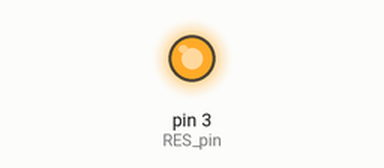
Recording of a sketch running on a simulated Arduino Uno, built for the host (arithmetic inside an expression is 32-bit, double 64-bit). Shown: output pins drawn as LEDs (lit = HIGH). Pins used as bus, display or sensor lines are not drawn.

Above: at 0.1 s.
Timing chart, 0 to 1.6 s (numbered marks = the images above):
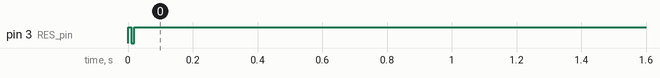

The sketch:

3.5TFT_SPI_PortM_BitBang.ino
```cpp
// Seeeduino set for 3.3V mode

#define SCK_pin  7
#define MOSI_pin  6
#define MISO_pin  5
#define CS_pin  4
#define RES_pin  3

//-----------------------------------------------------------------------------------------------3Wire-SPI-BIT_BANGING_COMMAND_SLOW
void SPI_WriteComm(unsigned char c)
{
  unsigned char i;
  unsigned char mask = 0x80;

  //9th bit in 3 Wire.  Specifying command
  digitalWrite(CS_pin, LOW);
  digitalWrite(SCK_pin, LOW);
  digitalWrite(MOSI_pin, LOW);
  digitalWrite(SCK_pin, HIGH);

  //Bit banging instead of HW SPI
  for(i=0;i<8;i++)
  {
    //Data is clocked in on rising edge.  So set low
     digitalWrite(SCK_pin, LOW);

     //Checking for zero or 1 in 2Byte data for frame memory
     if((c & mask) >> 7 == 1) //Masking the bits to check for 1 or 0
     {
        digitalWrite(MOSI_pin, HIGH);
     }
     else
     {
        digitalWrite(MOSI_pin, LOW);
     }
     //clocking in the bit
     digitalWrite(SCK_pin, HIGH);
     //shifting the bits.  can only check one bit at a time adn shifting it over is neccesary to check the next bit
     c = c << 1;
  }
  //digitalWrite(CS_pin, HIGH);
}

//--------------------------------------------------------------------------------------------3-WIRE-SPI_BIT-BANGING_DATA_FAST
void SPI_WriteData(unsigned char d)
{
  //masks everything except for MSB
  //MSB goes first
  unsigned char i;
  unsigned char mask = 0x80;

  //Pushing 9th bit - DATA
  //Data is pushed when Clk is high
  digitalWrite(CS_pin, LOW);
  digitalWrite(SCK_pin, LOW);
  digitalWrite(MOSI_pin, HIGH);
  digitalWrite(SCK_pin, HIGH);

  //Mask bit and then check if it's one or zero.
  //Then we will make it one or zero
  for(i=0;i<8;i++)
  {
     digitalWrite(SCK_pin, LOW);
     if((d & mask) >> 7 == 1)
     {
        digitalWrite(MOSI_pin, HIGH);
     }
     else
     {
        digitalWrite(MOSI_pin, LOW);
     }
     //Shift hex values by 1 to compare next bit
     digitalWrite(SCK_pin, HIGH);
     d = d << 1;
  }
  //digitalWrite(CS_pin, HIGH);
}

//-----------------------------------------------------------DATA-SPI_BIT_BANG_FAST-PORT_MANIPULATION
void SPI_WriteDataFast(unsigned char d)
{
  unsigned char i;
  unsigned char mask = 0x80;

  PORTD &= ~0x10;
  PORTD &= ~0x80;
  PORTD |= 0x40;
  PORTD |= 0x80;
  for(i=0;i<8;i++)
  {
     PORTD &= ~0x80;
     if((d & mask) >> 7 == 1)
     {
        PORTD |= 0x40;
     }
     else
     {
        PORTD &= ~0x40;
     }
     PORTD |= 0x80;
     d = d << 1;
  }
  PORTD |= 0x10;
}

//----------------------------------------------------------------------------DISPLAY_FUNCTION_SLOW
void disp()
{
  unsigned int i;
  SPI_WriteComm(0x2C);         //command to begin writing to frame memory
  for(i=0;i<38400;i++)         //fill screen with red pixels
  {
      SPI_WriteData(0xF8);
      SPI_WriteData(0x00);
      SPI_WriteData(0xF8);
      SPI_WriteData(0x00);
  }
  for(i=0;i<38400;i++)         //fill screen with green pixels
  {
      SPI_WriteData(0x07);
      SPI_WriteData(0xE0);
      SPI_WriteData(0x07);
      SPI_WriteData(0xE0);
  }
  for(i=0;i<38400;i++)         //fill screen with blue pixels
  {
      SPI_WriteData(0x00);
      SPI_WriteData(0x1F);
      SPI_WriteData(0x00);
      SPI_WriteData(0x1F);
  }
}

//-------------------------------------------------------------------------DISPLAY_FUNCTION_FAST
void dispFast()
{
  unsigned int i;
  SPI_WriteComm(0x2C);         //command to begin writing to frame memory
  for(i=0;i<38400;i++)         //fill screen with red pixels
  {
      SPI_WriteDataFast(0xF8);
      SPI_WriteDataFast(0x00);
      SPI_WriteDataFast(0xF8);
      SPI_WriteDataFast(0x00);
  }
  for(i=0;i<38400;i++)         //fill screen with green pixels
  {
      SPI_WriteDataFast(0x07);
      SPI_WriteDataFast(0xE0);
      SPI_WriteDataFast(0x07);
      SPI_WriteDataFast(0xE0);
  }
  for(i=0;i<38400;i++)         //fill screen with blue pixels
  {
      SPI_WriteDataFast(0x00);
      SPI_WriteDataFast(0x1F);
      SPI_WriteDataFast(0x00);
      SPI_WriteDataFast(0x1F);
  }
}


//----------------------------------------------------------------------------FACTORY_INITIALIZATION
void initFactory()
{
  digitalWrite(RES_pin, LOW);
  delay(10);
  digitalWrite(RES_pin, HIGH);
  delay(150);

   SPI_WriteComm(0xCF);
   SPI_WriteData(0x00);
   SPI_WriteData(0x83);
   SPI_WriteData(0x30);

   SPI_WriteComm(0xED);
   SPI_WriteData(0x64);
   SPI_WriteData(0x03);
   SPI_WriteData(0x12);
   SPI_WriteData(0x81);

   SPI_WriteComm(0xE8);
   SPI_WriteData(0x85);
   SPI_WriteData(0x01);
   SPI_WriteData(0x79);

   SPI_WriteComm(0xCB);
   SPI_WriteData(0x39);
   SPI_WriteData(0x2C);
   SPI_WriteData(0x00);
   SPI_WriteData(0x34);
   SPI_WriteData(0x06);

   SPI_WriteComm(0xF7);
   SPI_WriteData(0x20);

   SPI_WriteComm(0xEA);
   SPI_WriteData(0x00);
   SPI_WriteData(0x00);

    SPI_WriteComm(0xC0);
    SPI_WriteData(0x21);

    SPI_WriteComm(0xC1);
    SPI_WriteData(0x10);

   SPI_WriteComm(0xC5);
   SPI_WriteData(0x1F);
   SPI_WriteData(0x27);  //0X3C

    SPI_WriteComm(0xC7);      //Command  "3 Gamma Function"
    SPI_WriteData(0xBF);
    SPI_WriteComm(0x36);
    SPI_WriteData(0x80);

   SPI_WriteComm(0xB1);
   SPI_WriteData(0x00);
   SPI_WriteData(0x1b);

   SPI_WriteComm(0xB6);
   SPI_WriteData(0x0A);
   SPI_WriteData(0xA2);

    SPI_WriteComm(0xF2);
    SPI_WriteData(0x00);

    SPI_WriteComm(0xE0);
    SPI_WriteData(0x0F);
    SPI_WriteData(0x26);
    SPI_WriteData(0x22);
    SPI_WriteData(0x0A);
    SPI_WriteData(0x0B);
    SPI_WriteData(0x05);
    SPI_WriteData(0x4F);
    SPI_WriteData(0xC6);
    SPI_WriteData(0x3D);
    SPI_WriteData(0x05);
    SPI_WriteData(0x0D);
    SPI_WriteData(0x00);
    SPI_WriteData(0x13);
    SPI_WriteData(0x0D);
    SPI_WriteData(0x00);


    SPI_WriteComm(0xE1);
    SPI_WriteData(0x00);
    SPI_WriteData(0x1B);
    SPI_WriteData(0x1F);
    SPI_WriteData(0x02);
    SPI_WriteData(0x0E);
    SPI_WriteData(0x02);
    SPI_WriteData(0x38);
    SPI_WriteData(0x33);
    SPI_WriteData(0x51);
    SPI_WriteData(0x06);
    SPI_WriteData(0x14);
    SPI_WriteData(0x0B);
    SPI_WriteData(0x36);
    SPI_WriteData(0x38);
    SPI_WriteData(0x3F);

   SPI_WriteComm(0xB0);      //Command  "Set Gamma Negative"
   SPI_WriteData(0xE0);     //Parameter '0x00"

   SPI_WriteComm(0x3A);      //Command  "Pixel Format Set"
   SPI_WriteData(0x66);     //Parameter '0x55" 16Bit per pixel//66,18bit

   SPI_WriteComm(0x11);   //sleep OUT
   delay(120);

  SPI_WriteComm(0x2A);
  SPI_WriteData(0x00);                  //column address set
  SPI_WriteData(0x00);                  //start 0x0000
  SPI_WriteData(0x00);
  SPI_WriteData(0xEF);                  //end 0x00EF

  SPI_WriteComm(0x2B);
  SPI_WriteData(0x00);                  //page address set
  SPI_WriteData(0x00);                  //start 0x0000
  SPI_WriteData(0x01);
  SPI_WriteData(0x3F);                  //end 0x003F

  SPI_WriteComm(0x29);      //Command  "Display ON"
}


//Mikes_initialization------------------------------
void initML()
{
  digitalWrite(RES_pin, LOW);
  delay(10);
  digitalWrite(RES_pin, HIGH);
  delay(150);

  SPI_WriteComm(0x28);  //display off
  SPI_WriteComm(0x11);  //exit SLEEP mode

  delay(120);

  SPI_WriteComm(0xCF);  //power control B
  SPI_WriteData(0x00);
  SPI_WriteData(0x83);
  SPI_WriteData(0x30);

  SPI_WriteComm(0xED);
  SPI_WriteData(0x64);
  SPI_WriteData(0x03);
  SPI_WriteData(0x12);
  SPI_WriteData(0x81);

  SPI_WriteComm(0xE8);
  SPI_WriteData(0x85);
  SPI_WriteData(0x01);
  SPI_WriteData(0x79);

  SPI_WriteComm(0xCB);  //power control A
  SPI_WriteData(0x39);
  SPI_WriteData(0x2C);
  SPI_WriteData(0x00);
  SPI_WriteData(0x34);
  SPI_WriteData(0x06);

  SPI_WriteComm(0xF7);
  SPI_WriteData(0x20);

  SPI_WriteComm(0xEA);
  SPI_WriteData(0x00);    ///// check this --- default = (0x66)
  SPI_WriteData(0x00);

  SPI_WriteComm(0xC0);
  SPI_WriteData(0x21);  //power control 1

  SPI_WriteComm(0xC1);
  SPI_WriteData(0x10);  //power control 2

  SPI_WriteComm(0xC5);
  SPI_WriteData(0x1F);
  SPI_WriteData(0x27);  //VCOM control 1

  SPI_WriteComm(0xC7);
  SPI_WriteData(0xBF);                  //VCOM control 2

  SPI_WriteComm(0x36);
  SPI_WriteData(0x80);                  //memory access control = BGR

  SPI_WriteComm(0xB1);
  SPI_WriteData(0x00);
  SPI_WriteData(0x1B);  //frame rate control

  SPI_WriteComm(0xB6);
  SPI_WriteData(0x0A);
  SPI_WriteData(0xA2);  //display function control

  SPI_WriteComm(0xF2);                  //3g damma control
  SPI_WriteData(0x00);                  //off

  SPI_WriteComm(0x3A);
  SPI_WriteData(0x55);                  //pixel format = 16 bit per pixel

  SPI_WriteComm(0xF2);                  //3g damma control
  SPI_WriteData(0x02);                  //off

  SPI_WriteComm(0x26);                  //gamma curve 3
  SPI_WriteData(0x01);

  SPI_WriteComm(0x2A);
  SPI_WriteData(0x00);                  //column address set
  SPI_WriteData(0x00);                  //start 0x0000
  SPI_WriteData(0x00);
  SPI_WriteData(0xEF);                  //end 0x00EF

  SPI_WriteComm(0x2B);
  SPI_WriteData(0x00);                  //page address set
  SPI_WriteData(0x00);                  //start 0x0000
  SPI_WriteData(0x01);
  SPI_WriteData(0x3F);                  //end 0x003F

  SPI_WriteComm(0x29);                  //display ON

  delay(10);
}


//Bare_Initialization--------------------------------------------------
void initReduced()
{
  digitalWrite(RES_pin, LOW);
  delay(10);
  digitalWrite(RES_pin, HIGH);
  delay(150);

  SPI_WriteComm(0x28);  //display off
  SPI_WriteComm(0x11);  //exit SLEEP mode

  delay(120);

  SPI_WriteComm(0x36);
  SPI_WriteData(0x80);                  //memory access control = BGR

  SPI_WriteComm(0x3A);
  SPI_WriteData(0x55);                  //pixel format = 16 bit per pixel

  SPI_WriteComm(0x2A);
  SPI_WriteData(0x00);                  //column address set
  SPI_WriteData(0x00);                  //start 0x0000
  SPI_WriteData(0x00);
  SPI_WriteData(0xEF);                  //end 0x00EF

  SPI_WriteComm(0x2B);
  SPI_WriteData(0x00);                  //page address set
  SPI_WriteData(0x00);                  //start 0x0000
  SPI_WriteData(0x01);
  SPI_WriteData(0x3F);                  //end 0x003F

  SPI_WriteComm(0x29);                  //display ON

  delay(10);
}

void setup()
{
  pinMode(CS_pin, OUTPUT);
  pinMode(MOSI_pin, OUTPUT);
  pinMode(SCK_pin, OUTPUT);
  pinMode(RES_pin, OUTPUT);
  pinMode(MISO_pin, OUTPUT);
  digitalWrite(CS_pin, HIGH);
  digitalWrite(SCK_pin, HIGH);
  digitalWrite(MOSI_pin, HIGH);
  digitalWrite(RES_pin, HIGH);
  delay(10);

  //Something wrong with factory initialization
  initFactory();
  //initML();
  //initReduced();
}

void loop()
{
  //disp();
  dispFast();
  delay(250);
}
```
